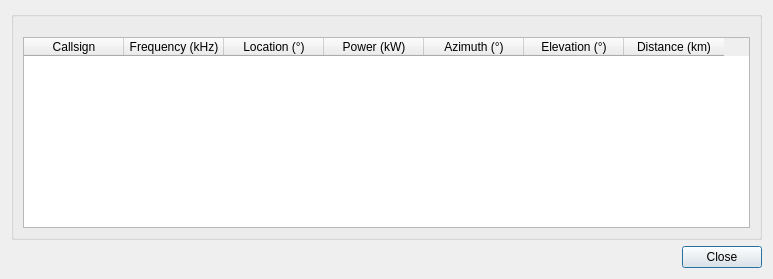
<?xml version="1.0" encoding="UTF-8"?>
<ui version="4.0">
 <class>MapRadioTimeDialog</class>
 <widget class="QDialog" name="MapRadioTimeDialog">
  <property name="geometry">
   <rect>
    <x>0</x>
    <y>0</y>
    <width>773</width>
    <height>279</height>
   </rect>
  </property>
  <property name="font">
   <font>
    <family>Liberation Sans</family>
    <pointsize>9</pointsize>
   </font>
  </property>
  <property name="windowTitle">
   <string>Radio Time Transmitters</string>
  </property>
  <layout class="QVBoxLayout" name="verticalLayout">
   <item>
    <widget class="QGroupBox" name="groupBox">
     <layout class="QVBoxLayout" name="verticalLayout_2">
      <property name="topMargin">
       <number>0</number>
      </property>
      <item>
       <layout class="QHBoxLayout" name="horizontalLayout">
        <item>
         <spacer name="horizontalSpacer">
          <property name="orientation">
           <enum>Qt::Horizontal</enum>
          </property>
          <property name="sizeHint" stdset="0">
           <size>
            <width>40</width>
            <height>20</height>
           </size>
          </property>
         </spacer>
        </item>
       </layout>
      </item>
      <item>
       <widget class="QTableWidget" name="transmitters">
        <property name="toolTip">
         <string>Transmitters table</string>
        </property>
        <column>
         <property name="text">
          <string>Callsign</string>
         </property>
        </column>
        <column>
         <property name="text">
          <string>Frequency (kHz)</string>
         </property>
        </column>
        <column>
         <property name="text">
          <string>Location (°)</string>
         </property>
        </column>
        <column>
         <property name="text">
          <string>Power (kW)</string>
         </property>
        </column>
        <column>
         <property name="text">
          <string>Azimuth (°)</string>
         </property>
        </column>
        <column>
         <property name="text">
          <string>Elevation (°)</string>
         </property>
        </column>
        <column>
         <property name="text">
          <string>Distance (km)</string>
         </property>
        </column>
       </widget>
      </item>
     </layout>
    </widget>
   </item>
   <item>
    <widget class="QDialogButtonBox" name="buttonBox">
     <property name="orientation">
      <enum>Qt::Horizontal</enum>
     </property>
     <property name="standardButtons">
      <set>QDialogButtonBox::Close</set>
     </property>
    </widget>
   </item>
  </layout>
 </widget>
 <resources>
  <include location="../../../sdrgui/resources/res.qrc"/>
 </resources>
 <connections>
  <connection>
   <sender>buttonBox</sender>
   <signal>accepted()</signal>
   <receiver>MapRadioTimeDialog</receiver>
   <slot>accept()</slot>
   <hints>
    <hint type="sourcelabel">
     <x>248</x>
     <y>254</y>
    </hint>
    <hint type="destinationlabel">
     <x>157</x>
     <y>274</y>
    </hint>
   </hints>
  </connection>
  <connection>
   <sender>buttonBox</sender>
   <signal>rejected()</signal>
   <receiver>MapRadioTimeDialog</receiver>
   <slot>reject()</slot>
   <hints>
    <hint type="sourcelabel">
     <x>316</x>
     <y>260</y>
    </hint>
    <hint type="destinationlabel">
     <x>286</x>
     <y>274</y>
    </hint>
   </hints>
  </connection>
 </connections>
</ui>
